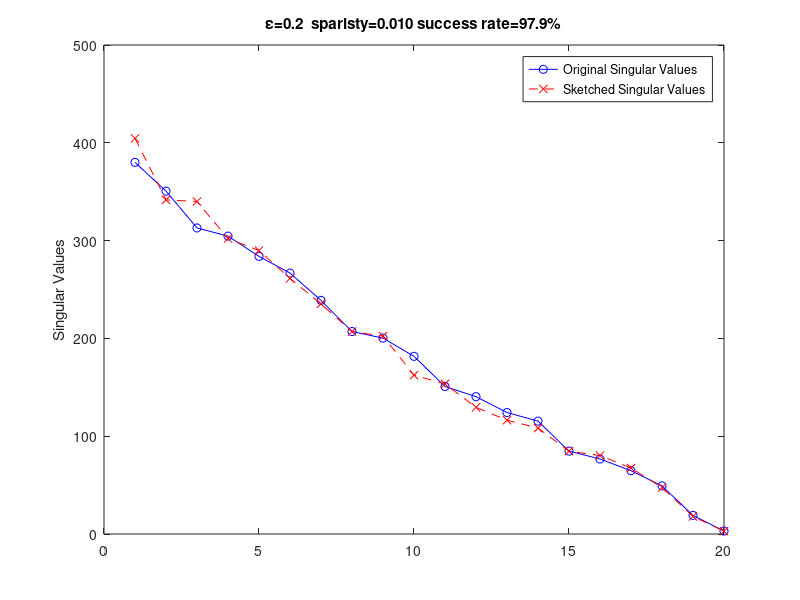

Reproduce this figure in MATLAB.
% 参数设置
m = 20;          % 矩阵A的行数
n = 2000;        % 矩阵A的列数
k = 150;         % 投影矩阵S的列数
density = 0.01;  % 稀疏度
epsilon = 0.2;   % 误差容忍度
num_trials = 1000; % 实验次数
success_count = 0;

% 生成固定秩的矩阵A（秩为20）
r = 20;
A = randn(m, r) * randn(r, n); % 生成秩为r的矩阵

% 预计算A的奇异值
[U, S_A, V] = svd(A, 'econ');
s_A = diag(S_A);

for i = 1:num_trials
    % 生成稀疏投影矩阵S（±1，均匀分布）
    S = sprand(n, k, density); % 创建稀疏矩阵框架
    [rows, cols, ~] = find(S);
    vals = randi([0,1], numel(rows), 1)*2 -1; % 生成±1
    S = sparse(rows, cols, vals, n, k);
    
    % 计算SA并保留前r个奇异值
    SA = S' * A';
    [~, S_SA, ~] = svds(SA, r);
    s_SA = diag(S_SA);
    
    % 检查奇异值比例
    s_SA=s_SA./mean(s_SA,"all")*mean(s_A,"all");
    ratios = s_SA ./ s_A(1:r);
    if all(ratios >= (1 - epsilon)) && all(ratios <= (1 + epsilon))
        success_count = success_count + 1;
    end
end

% 输出结果
fprintf('Successful Rate: %.2f%%\n', (success_count/num_trials)*100);

% 绘制最后一次实验的奇异值对比
figure;
plot(1:r, s_A(1:r), 'bo-', 1:r, s_SA, 'rx--');
legend('Original Singular Values', 'Sketched Singular Values');
% xlabel('Singular Values');
ylabel('Singular Values');
title(sprintf('ε=%.1f  sparisty=%.3f success rate=%.1f%%', epsilon, density, (success_count/num_trials)*100));